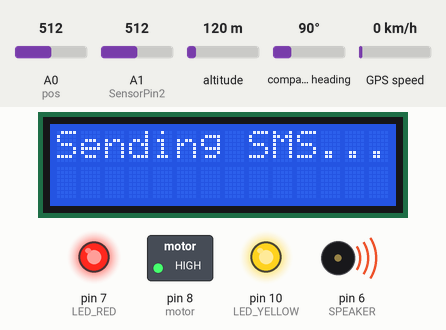
Bench run of a sketch on a simulated Arduino Uno, built with avr-gcc and run on an emulated ATmega328P. Shown: 14×2 character LCD, switched loads named in the sketch (green lamp = pin HIGH), output pins drawn as LEDs (lit = HIGH), buzzer (waves = sounding). Inputs (shaded band) come from the test bench; at power-on: A0 (pos) = 512, A1 (SensorPin2) = 512, altitude 120 m, compass heading 90°, GPS speed 0 km/h. The GPS gets a fix after 3 s at 37.7749, -122.4194 with 8 satellites; what the sketch prints to the serial monitor is not drawn.

Above: at 1.8 s.
1.9 s: A0 (pos) set to 108
5.8 s: A0 (pos) set to 98
At 9.3 s:
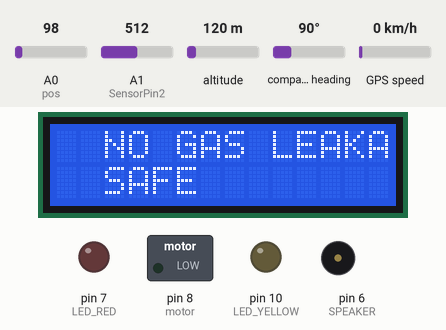
10.0 s: A0 (pos) set to 306
At 11.95 s:
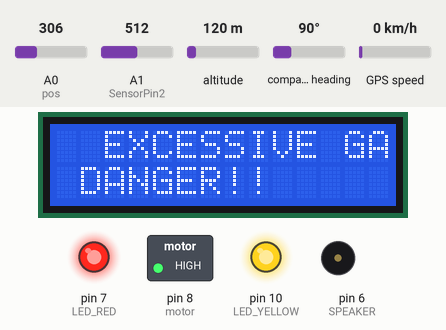
13.3 s: A0 (pos) set to 40
At 15.9 s:
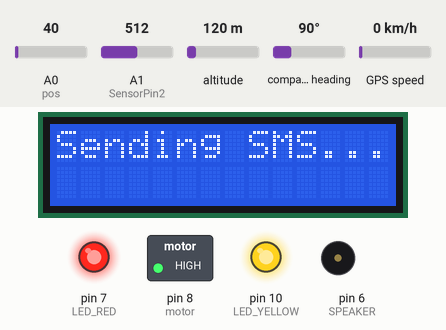
18.2 s: A0 (pos) set to 716
At 20.7 s:
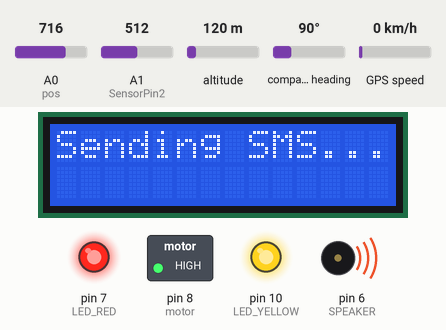
Timing chart, 0 to 24.7 s (numbered marks = the images above; inputs shaded):
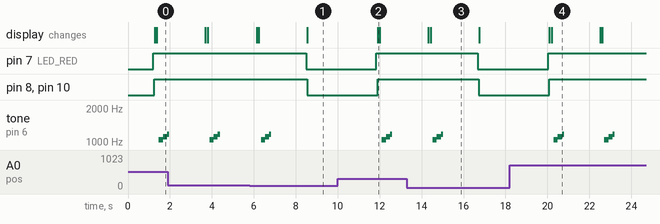

Measured:
- the behaviour switches between 103 and 102 on A0 (pos) (found by bisection; images 0 and 1)
- after the input at 5.8 s, pin 7 (LED_RED), pin 8 (motor), pin 10 (LED_YELLOW): HIGH → LOW after 2.7 s; tone on pin 6 (SPEAKER): goes on until 6.8 s, then stays silent; the display: first differs from a run without the input after 2.8 s (image 1)
- after the input at 10.0 s, pin 7 (LED_RED): LOW → HIGH after 1.8 s; pin 8 (motor), pin 10 (LED_YELLOW): LOW → HIGH after 1.9 s; tone on pin 6 (SPEAKER): silent → 1047 Hz after 2.1 s, → 1109 Hz 0.20 s later, → 1175 Hz 0.20 s later, → silent 0.10 s later; the display: changes after 1.9 s (image 2)
- after the input at 13.3 s, pin 7 (LED_RED), pin 8 (motor), pin 10 (LED_YELLOW): HIGH → LOW after 3.4 s; tone on pin 6 (SPEAKER): goes on until 15.0 s, then stays silent
- after the input at 18.2 s, pin 7 (LED_RED): LOW → HIGH after 1.8 s; pin 8 (motor): LOW → HIGH after 1.9 s
- by itself, tone on pin 6 (SPEAKER): plays 1047 Hz for 0.20 s, 1109 Hz for 0.20 s, 1175 Hz for 0.10 s
- what the display in image 3 shows lasts 2.3 s, from 14.4 s to 16.7 s

The sketch:

Gasscape.ino
```cpp
#include <TinyGPS.h>
#include <SoftwareSerial.h>
#include <LiquidCrystal.h>

int pos = 0;
int val;int motor = 8;
LiquidCrystal lcd(12, 11, 5, 4, 3, 2);
SoftwareSerial mySerial(9, 10);
byte tx=1;
TinyGPS gps;
const int SPEAKER = 6;
const int LED_RED = 7;
const int LED_YELLOW = 10;
int Relay=7;
int tempC_1 = 0;
int smkC_1 = 0;
const int SensorPin1 = A0;
const int SensorPin2 = A1;
String textForSMS;

void setup()
{
  pinMode(motor, OUTPUT);
  pinMode(tx, OUTPUT);
  pinMode(Relay, OUTPUT);

  pinMode(SPEAKER, OUTPUT);
  lcd.begin(14, 2);
  delay(100);
  pinMode(SensorPin1, INPUT);
  pinMode(SensorPin2, INPUT);
  pinMode(SPEAKER, OUTPUT);
  pinMode(LED_RED, OUTPUT);
  pinMode(LED_YELLOW, OUTPUT);
  digitalWrite(LED_RED, LOW);
  digitalWrite(LED_YELLOW, LOW);
  mySerial.begin(9600);
  Serial.begin(9600);
}
void loop()
{
  int tempC_1 = analogRead(SensorPin1);
  int SmkC_1 = analogRead(SensorPin2);
  tempC_1 = analogRead(SensorPin1);
  tempC_1 = (5.0 * tempC_1 * 100.0) / 1024.0;
  smkC_1 = analogRead(SensorPin2);
  smkC_1 = (5.0 * smkC_1 * 100.0) / 1024.0;
  delay(50);

  bool newData = false;
  unsigned long chars;
  unsigned short sentences, failed;
  for (unsigned long start = millis(); millis() -start < 1000;)
  {
    while (Serial.available())
    {
      char c = Serial.read();
      if (gps.encode(c))
      newData = true;
      }
    }

    if (tempC_1 >= 50)
    {
      digitalWrite(Relay,HIGH);
      val = analogRead(pos);
      val = map(val, 0, 1023, 0, 180);
      delay(50);
      digitalWrite(motor, HIGH);
      digitalWrite(LED_RED, HIGH);
      digitalWrite(LED_YELLOW, HIGH);
      lcd.clear();
      lcd.setCursor(0, 0);
      lcd.print("  EXCESSIVE GAS IN THE AIR ");
      lcd.setCursor(0, 1);
      lcd.print(" DANGER!! ");
      delay(100);
      lcd.clear();
      lcd.print("Sending SMS...");
      delay(100);

      tone(SPEAKER, 1047, 500);
      delay(200);
      tone(SPEAKER, 1109, 300);
      delay(200);
      tone(SPEAKER, 1175, 100);
      delay(5);

      float flat, flon;
      unsigned long age;
      gps.f_get_position(&flat, &flon, &age);
      Serial.println("AT+CMGF=1");
      delay(100);
      Serial.print("AT+CMGS=\"+8801738739735\"\r");
      Serial.print("GAS LEAKAGE ALERT!\r");
      delay(100);
      Serial.print("AT+CMGS=\"+8801738739735\"\r");
      Serial.print("DANGER!\r");
      delay(100);
      Serial.print("AT+CMGS=\"+8801738739735\"\r");
      Serial.print("PLEASE OPEN DOORS AND WINDOWS! \r");
      delay(200);
      Serial.println((char)26);
      delay(200);
      Serial.println();
      }
      else
      {
        digitalWrite(Relay,LOW);
        delay(50);
        digitalWrite(LED_RED, LOW);
        digitalWrite(LED_YELLOW, LOW);
        digitalWrite(motor, LOW);
        lcd.clear();
        lcd.setCursor(0, 0);
        lcd.print("  NO GAS LEAKAGE    ");
        lcd.setCursor(0, 1);
        lcd.print("  SAFE   ");
        }
      }
```
